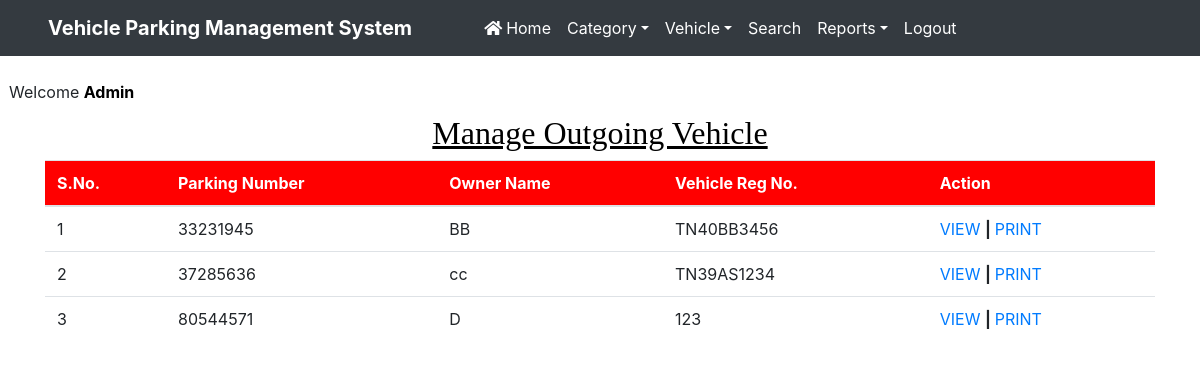
Page /manage_outgoingvehicle (signed in) on the committed database.
### vehicle/models.py (models this page shows, shortened)
class Vehicle(models.Model):
    id = models.BigAutoField(primary_key=True)
    parkingnumber = models.CharField(max_length=20)
    category = models.ForeignKey(Category, on_delete=models.CASCADE)
    vehiclecompany = models.CharField(max_length=50)
    regno = models.CharField(max_length=10)
    ownername = models.CharField(max_length=50)
    ownercontact = models.CharField(max_length=15)
    pdate = models.DateField()
    intime = models.CharField(max_length=50)
    outtime = models.CharField(max_length=50)
    parkingcharge = models.CharField(max_length=50)
    remark = models.CharField(max_length=500)
    status = models.CharField(max_length=20)

### vehicle/views.py (the view)
# urls.py: path('manage_outgoingvehicle',manage_outgoingvehicle,name='manage_outgoingvehicle'),
def manage_outgoingvehicle(request):
    if not request.user.is_authenticated:
        return redirect('admin_login')
    vehicle = Vehicle.objects.filter(status="Out")
    d = {'vehicle':vehicle}
    return render(request, 'manage_outgoingvehicle.html', d)

### vehicle/templates/manage_outgoingvehicle.html (shortened to what this page needs)
{% load static %}
<html>
<head>
{% include 'headeradmin.html' %}
  <link rel = stylesheet href="https://cdn.datatables.net/1.10.20/css/jquery.dataTables.min.css">
<link rel = stylesheet href="https://cdn.datatables.net/buttons/1.6.1/css/buttons.dataTables.min.css">
</head>
<body>
{% include 'nav2admin.html' %}
<br> &nbsp;&nbsp;Welcome <b style = 'text-transform : capitalize ; color : black'>{{request.user.username}}</b>
<div class="container" style = "margin-top:10px">
<h2 class="text-center" style = "font-family : Times New Roman ; color : black"><u>Manage Outgoing Vehicle</u></h2>
<table class='table table-hover' id = "example">
<thead style = 'background-color : red ; color : white'>
<tr>
<th>S.No.</th>
<th>Parking Number</th>
<th>Owner Name</th>
<th>Vehicle Reg No.</th>
<th>Action</th>
</tr>
</thead>
<tbody>
  {% for i in vehicle %}
<tr>
<td>{{forloop.counter}}</td>
<td>{{i.parkingnumber}}</td>
<td>{{i.ownername}}</td>
<td>{{i.regno}}</td>
<td>
  <a href="{% url 'view_outgoingdetail' i.id %}" >VIEW</i></a>
  <b> | </b>
  <a href="{% url 'print' i.id %}" >PRINT</a>
</td>
</tr>
{% endfor %}
</tbody>
</table>
</div>
</body>
</html>

### vehicle/static/css/mystyle.css (style rules this page uses)
html { scroll-behavior:smooth; }

### rows in the picture
Vehicle: parkingnumber "33231945", ownername "BB", regno "TN40BB3456"
Vehicle: parkingnumber "37285636", ownername "cc", regno "TN39AS1234"
Vehicle: parkingnumber "80544571", ownername "D", regno "123"

### other values in the picture
{{ request.user.username }} "Admin"
